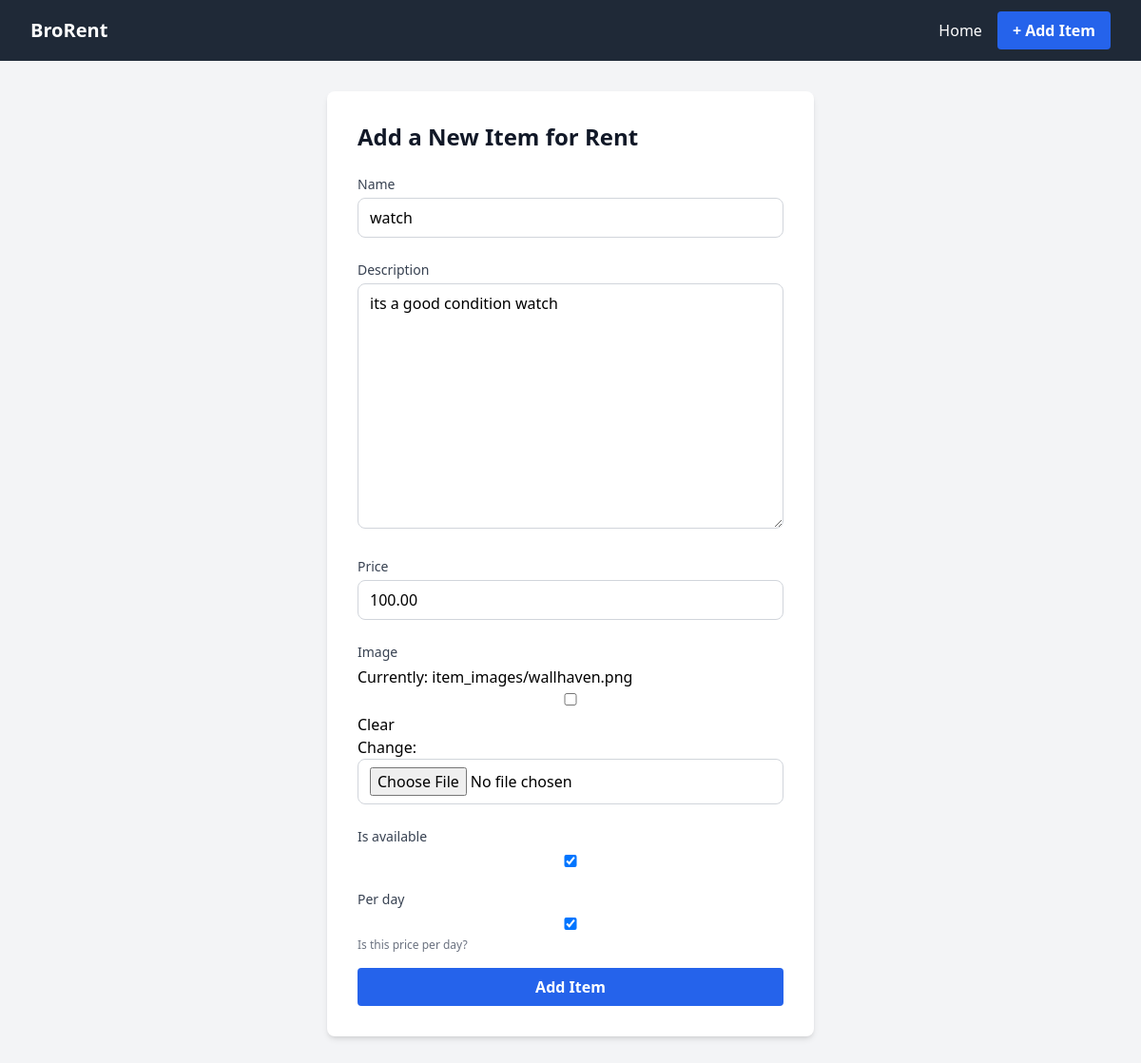
/item/1/edit/, run on the app's committed database.
### pages/models.py (models this page shows, shortened)
class Item(models.Model):
    name = models.CharField(max_length=100)
    description = models.TextField()
    price = models.DecimalField(max_digits=7, decimal_places=2)
    owner = models.ForeignKey('CustomUser', on_delete=models.CASCADE)
    image = models.ImageField(upload_to='item_images/', blank=True, null=True)
    is_available = models.BooleanField(default=True)
    per_day = models.BooleanField(default=False, help_text='Is this price per day?')
    date_posted = models.DateTimeField(auto_now_add=True)

### pages/views.py (the view)
# urls.py: path('item/<int:pk>/edit/', views.update_item_view, name='item_update'), # Add this
def update_item_view(request, pk):
    item = get_object_or_404(Item, pk=pk)
    if request.method == 'POST':
        form = ItemForm(request.POST, request.FILES, instance=item)
        if form.is_valid():
            form.save()
            return redirect('item_detail', pk=item.pk)
    else:
        form = ItemForm(instance=item)
    context = {'form': form}
    return render(request, 'item_form.html', context)

### pages/forms.py
class ItemForm(forms.ModelForm):
    class Meta:
        model = Item
        fields = ['name', 'description', 'price', 'image', 'is_available', 'per_day']

### templates/item_form.html (shortened to what this page needs)
{% extends 'base.html' %}
{% block content %}
<div class="max-w-lg mx-auto bg-white rounded-lg shadow-md p-8">
    <h1 class="text-2xl font-bold text-gray-900 mb-6">Add a New Item for Rent</h1>
    <form method="post" enctype="multipart/form-data" class="space-y-4">
        {% for field in form %}
            <div>
                <label class="block text-gray-700 text-sm mb-1">{{ field.label }}</label>
                {{ field }}
                {% if field.help_text %}
                    <div class="text-xs text-gray-500">{{ field.help_text }}</div>
                {% endif %}
            </div>
        {% endfor %}
        <button type="submit" class="bg-blue-600 hover:bg-blue-700 text-white font-semibold py-2 px-4 rounded transition w-full">Add Item</button>
    </form>
</div>
{% endblock %}

### templates/item_form.html (style rules this page uses)
input, select, textarea { width: 100%; border: 1px solid #d1d5db; border-radius: 0.5rem; padding: 0.5rem 0.75rem; margin-bottom: 0.5rem; outline: none; }

### data on the page
Item: form "watch" "its a good condition watch" "100.00" "☑" "☑"

### other printed values
{{ field.label }} "Name" "Description" "Price" "Image" "Is available" "Per day"
{{ field.help_text }} "Is this price per day?"
